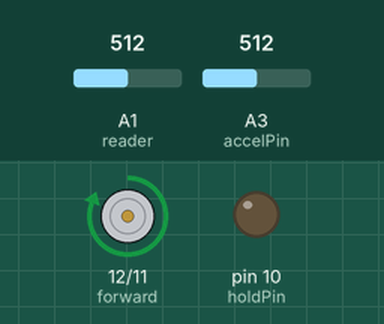
This sketch was run on a simulated Arduino Uno, built with avr-gcc and run on an emulated ATmega328P. Parts: motor-driver pin pairs drawn as motors (green arrow = first pin HIGH = forward, orange = second pin HIGH = backward, longer = more drive), output pins drawn as LEDs (lit = HIGH). The inputs (shaded band) are chosen by the test bench; at power-on: A3 (accelPin) = 512, A1 (reader) = 512. What the sketch prints to the serial monitor is not drawn.

Above: at 1.2 s.
1.3 s: A3 (accelPin) set to 466
2.8 s: A3 (accelPin) set to 436
At 3.2 s:
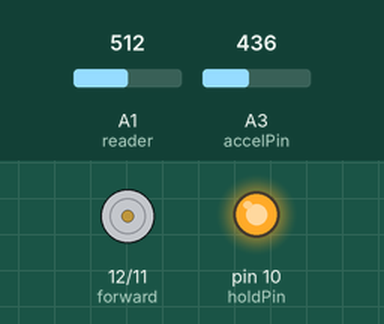
4.3 s: A1 (reader) set to 528
5.8 s: A1 (reader) set to 550
At 6.6 s:
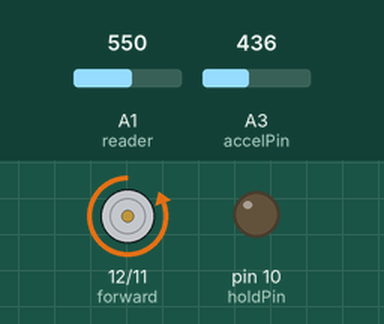
7.3 s: A1 (reader) set to 511
At 7.8 s:
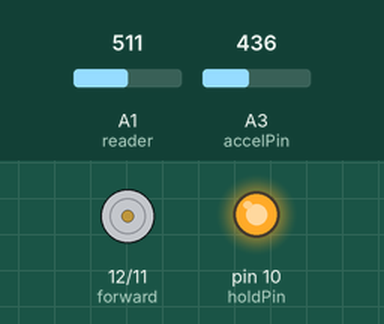
8.8 s: A1 (reader) set to 485
At 10.2 s:
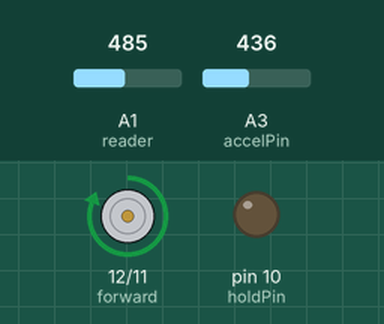
Timing chart, 0 to 11.3 s (numbered marks = the images above; inputs shaded):
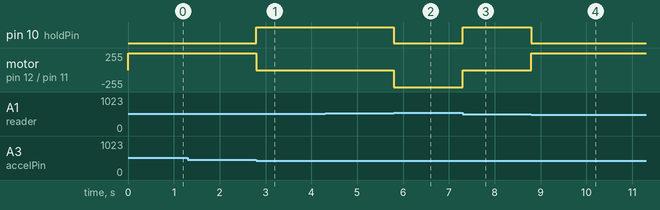

Measured:
- the behaviour switches between 448 and 447 on A3 (accelPin) (found by bisection; images 0 and 1)
- the behaviour switches between 534 and 535 on A1 (reader) (found by bisection; images 1 and 2)
- the behaviour switches between 503 and 502 on A1 (reader) (found by bisection; images 3 and 4)
- after the input at 2.8 s, pin 10 (holdPin): LOW → HIGH at once; motor on pin 12 (forward) / pin 11 (backward): forward 255/255 → stopped at once
- after the input at 5.8 s, pin 10 (holdPin): HIGH → LOW at once; motor on pin 12 (forward) / pin 11 (backward): stopped → backward 255/255 at once
- after the input at 7.3 s, pin 10 (holdPin): LOW → HIGH at once; motor on pin 12 (forward) / pin 11 (backward): backward 255/255 → stopped at once
- after the input at 8.8 s, pin 10 (holdPin): HIGH → LOW at once; motor on pin 12 (forward) / pin 11 (backward): stopped → forward 255/255 at once

The sketch:

ethrottleTesting.ino
```cpp
const int forward = 12;
const int backward = 11;
const int holdPin = 10;
const int reader = A1;
const int accelPin = A3;
bool onOff = false;
float potVoltage = 0;
const float conversion = 5.0 / 1024.0;
float percentOpen = 0;

unsigned long t0 = 0;
unsigned long t1 = 0;
int sampleTime = 1;

float ref = 0;
bool hold = false;


void setup() {
  // put your setup code here, to run once:
  Serial.begin(115200);
  pinMode(forward, OUTPUT);
  pinMode(backward, OUTPUT);
  pinMode(holdPin, OUTPUT);
  digitalWrite(forward, LOW);
  digitalWrite(backward, LOW);
  digitalWrite(holdPin, LOW);
  pinMode(reader, INPUT);
  pinMode(accelPin, INPUT);
}

void loop() {
  ref =  analogRead(accelPin) / 10.24;

  potVoltage = countToVolt(analogRead(reader));
  percentOpen = voltsToPercent(potVoltage);
  Serial.println(ref);


  if (millis() >= t0) {
    t0 = t0 + sampleTime;
    hold = (abs(ref - percentOpen) < 2.0);
    if (percentOpen <= ref && hold == false) {
      digitalWrite(holdPin, LOW);
      digitalWrite(backward, LOW);
      digitalWrite(forward, HIGH);
      Serial.println("OPEN!!!");

    }
    else if (percentOpen >= ref && hold == false) {
      digitalWrite(holdPin,LOW);
      digitalWrite(forward, LOW);
      digitalWrite(backward, HIGH);
    }
    else {

      digitalWrite(backward, LOW);
      digitalWrite(forward, LOW);
      digitalWrite(holdPin, HIGH);

      Serial.println("OFF");
    }
  }
}

float countToVolt(int count) {
  return (float) count * conversion;
}

float voltsToPercent(float volts) {
  return ((volts - 0.91) / 0.0381);
}
```
